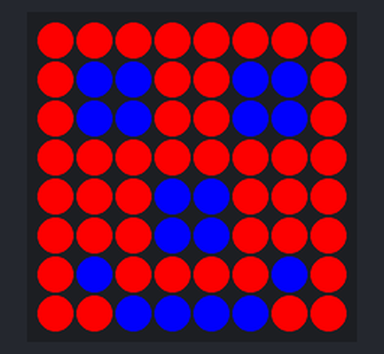
Bench run of a program on a simulated Raspberry Pi (BCM pin numbers) with a Sense HAT. Parts: the Sense HAT's 8×8 RGB LED matrix. Random numbers come from a fixed seed. At 0.0 s the program stops and its outputs stay as they are.

Above: at 0.1 s.

The program:

colours.py
```python
from sense_hat import SenseHat
from time import sleep
from random import randint
s = SenseHat()
r = (255, 0, 0)
g = (0, 255, 0)
b = (0, 0, 255)

def rndColour():
    rndRed = randint(0,255)
    rndGreen = randint(0,255)
    rndBlue = randint(0,255)
    return(rndRed, rndGreen, rndBlue)
# solid color for all pixels
# s.clear(r)

smileypixel = [
    r, r, r, r, r, r, r, r,
    r, b, b, r, r, b, b, r,
    r, b, b, r, r, b, b, r,
    r, r, r, r, r, r, r, r,
    r, r, r, b, b, r, r, r,
    r, r, r, b, b, r, r, r,
    r, b, r, r, r, r, b, r,
    r, r, b, b, b, b, r, r
    ]

s.set_pixels(smileypixel)
```
